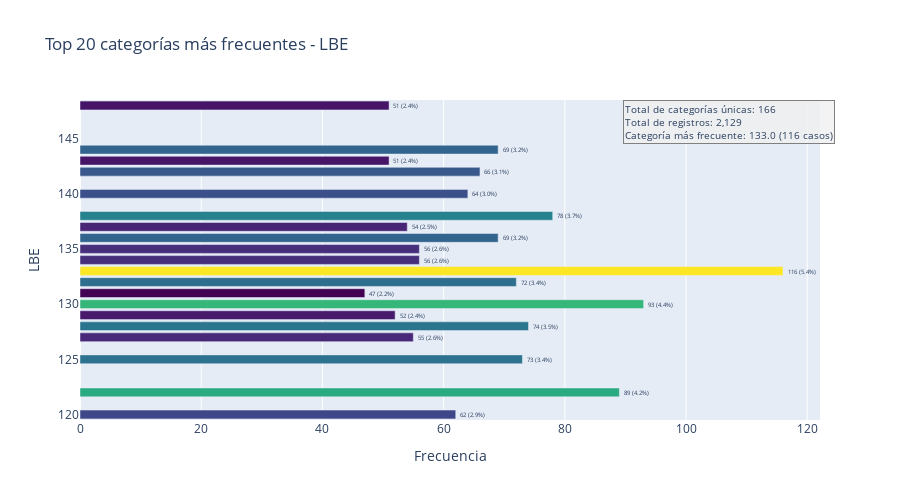

Notebook code for this chart:
### Markdown cell above
### 3.2 Barras Horizontales

### Code cell
visualization.plot_interactive_bar_horizontal(datos_imputados, column='LBE')

### Figure 1 — Plotly figure (JSON) as saved in the notebook; plotly's stock layout.template omitted (floating-point values rounded to 4 significant figures)
{"data": [{"hovertemplate": "Frecuencia=%{x}<br>LBE=%{y}<br>text=%{text}<br>color=%{marker.color}<extra></extra>", "legendgroup": "", "marker": {"color": [116, 93, 89, 78, 74, 73, 72, 69, 69, 66, 64, 62, 56, 56, 55, 54, 52, 51, 51, 47], "coloraxis": "coloraxis", "pattern": {"shape": ""}}, "name": "", "orientation": "h", "showlegend": false, "text": ["116 (5.4%)", "93 (4.4%)", "89 (4.2%)", "78 (3.7%)", "74 (3.5%)", "73 (3.4%)", "72 (3.4%)", "69 (3.2%)", "69 (3.2%)", "66 (3.1%)", "64 (3.0%)", "62 (2.9%)", "56 (2.6%)", "56 (2.6%)", "55 (2.6%)", "54 (2.5%)", "52 (2.4%)", "51 (2.4%)", "51 (2.4%)", "47 (2.2%)"], "textfont": {"size": 10}, "textposition": "outside", "texttemplate": "%{text}", "type": "bar", "x": [116, 93, 89, 78, 74, 73, 72, 69, 69, 66, 64, 62, 56, 56, 55, 54, 52, 51, 51, 47], "xaxis": "x", "y": [133.0, 130.0, 122.0, 138.0, 128.0, 125.0, 132.0, 136.0, 144.0, 142.0, 140.0, 120.0, 134.0, 135.0, 127.0, 137.0, 129.0, 148.0, 143.0, 131.0], "yaxis": "y"}], "layout": {"annotations": [{"align": "left", "bgcolor": "rgba(240,240,240,0.8)", "bordercolor": "gray", "borderwidth": 1, "font": {"size": 10}, "showarrow": false, "text": "Total de categorías únicas: 166<br>Total de registros: 2,129<br>Categoría más frecuente: 133.0 (116 casos)", "x": 1.02, "xref": "paper", "y": 1, "yref": "paper"}], "barmode": "relative", "coloraxis": {"colorbar": {"title": {"text": "color"}}, "colorscale": [[0, "#440154"], [0.1111, "#482878"], [0.2222, "#3e4989"], [0.3333, "#31688e"], [0.4444, "#26828e"], [0.5556, "#1f9e89"], [0.6667, "#35b779"], [0.7778, "#6ece58"], [0.8889, "#b5de2b"], [1, "#fde725"]], "showscale": false}, "height": 500, "legend": {"tracegroupgap": 0}, "showlegend": false, "title": {"text": "Top 20 categorías más frecuentes - LBE"}, "xaxis": {"anchor": "y", "domain": [0, 1], "title": {"text": "Frecuencia"}}, "yaxis": {"anchor": "x", "categoryorder": "total ascending", "domain": [0, 1], "title": {"text": "LBE"}}}}
